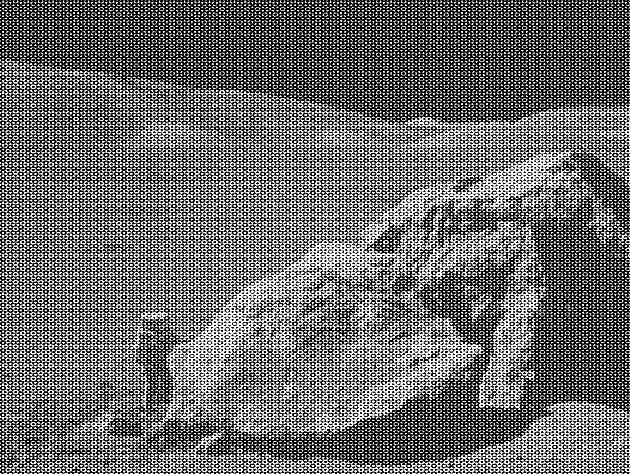
#> input picture article_examples/moonlanding.png, 630 x 474 px
$ python 5.py
#> lines starting #> are read from the running program, lines starting #| are printed output that depends on the picture

from scipy import fftpack
import numpy as np
import matplotlib.pyplot as plt
from skimage import io

N = 10

def main():

    image = io.imread("moonlanding.png")
#> image is the input picture: shape (474, 630); min 0, max 255, mean 108.1
    M, N = image.shape
#> M = 474; N = 630
    f, ax = plt.subplots(figsize=(4.8, 4.8))
    ax.imshow(image)
    print((M, N), image.dtype)
#| (474, 630) uint8

    F = fftpack.fftn(image)
    F_magnitude = np.abs(F)
    F_magnitude = fftpack.fftshift(F_magnitude)

    f, ax = plt.subplots(figsize=(4.8, 4.8))

    ax.imshow(np.log(1 + F_magnitude), cmap='viridis',
              extent=(-N // 2, N // 2, -M // 2, M // 2))
    ax.set_title('Spectrum magnitude');
    # plt.show()

    # Set block around center of spectrum to zero
    K = 40
    F_magnitude[M // 2 - K: M // 2 + K, N // 2 - K: N // 2 + K] = 0
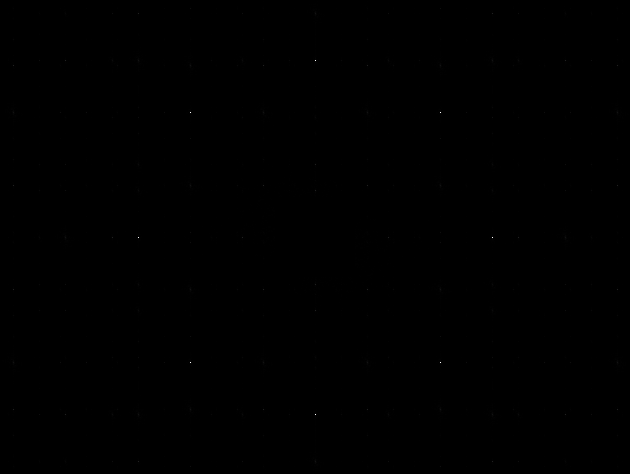
#> F_magnitude: shape (474, 630) float64; min 0, max 9426692.7, mean 11834.9; drawn with min black and max white

    # Find all peaks higher than the 98th percentile
    peaks = F_magnitude < np.percentile(F_magnitude, 98)
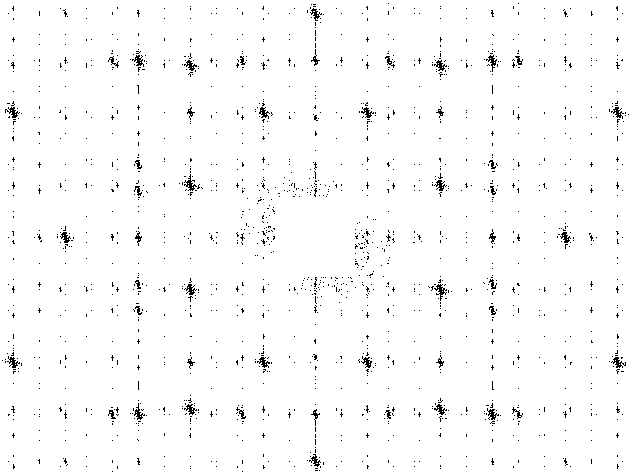
#> peaks: shape (474, 630) bool; 98% white; black in thin lines or dots

    # Shift the peaks back to align with the original spectrum
    peaks = fftpack.ifftshift(peaks)
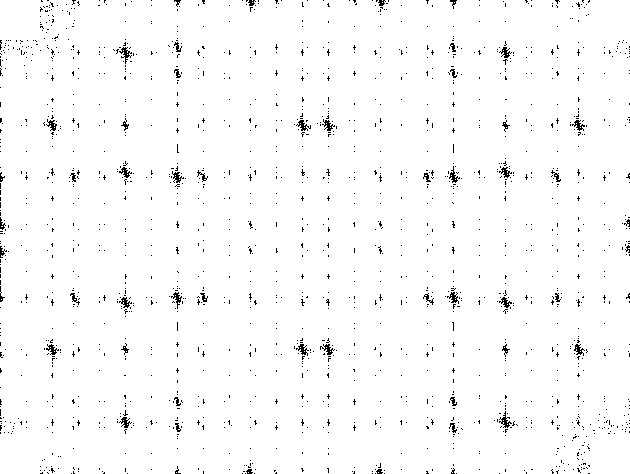
#> peaks: shape (474, 630) bool; 98% white; black in thin lines or dots

    # Make a copy of the original (complex) spectrum
    F_dim = F.copy()

    # Set those peak coefficients to zero
    F_dim = F_dim * peaks.astype(int)

    # Do the inverse Fourier transform to get back to an image.
    # Since we started with a real image, we only look at the real part of
    # the output.
    image_filtered = np.real(fftpack.ifft2(F_dim))
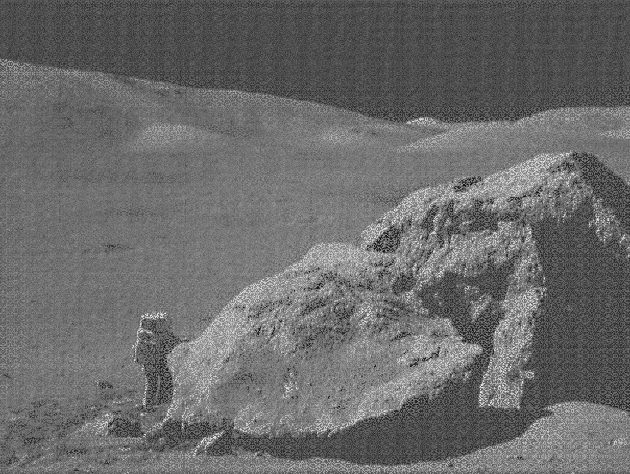
#> image_filtered: shape (474, 630) float64; min -21.64, max 287.6, mean 108.1; drawn with min black and max white

    f, (ax0, ax1) = plt.subplots(2, 1, figsize=(4.8, 7))
    ax0.imshow(np.log10(1 + np.abs(F_dim)), cmap='viridis')
    ax0.set_title('Spectrum after suppression')
    # plt.show()

    ax1.imshow(image_filtered)
    ax1.set_title('Reconstructed image');


if __name__ == "__main__":
    main()
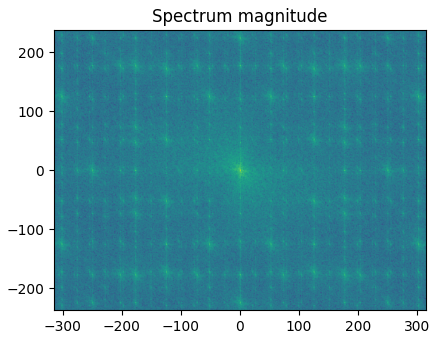
#> figure drawn by matplotlib, 1 panel
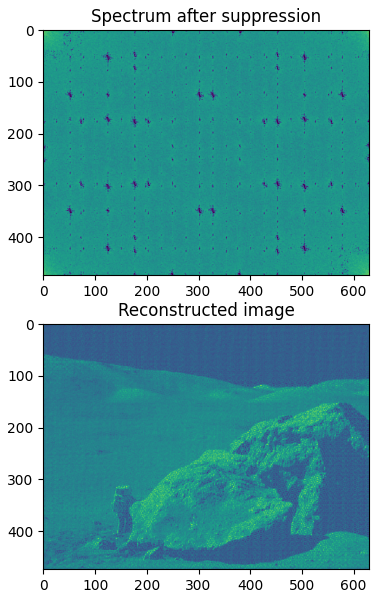
#> figure drawn by matplotlib, 2 panels
